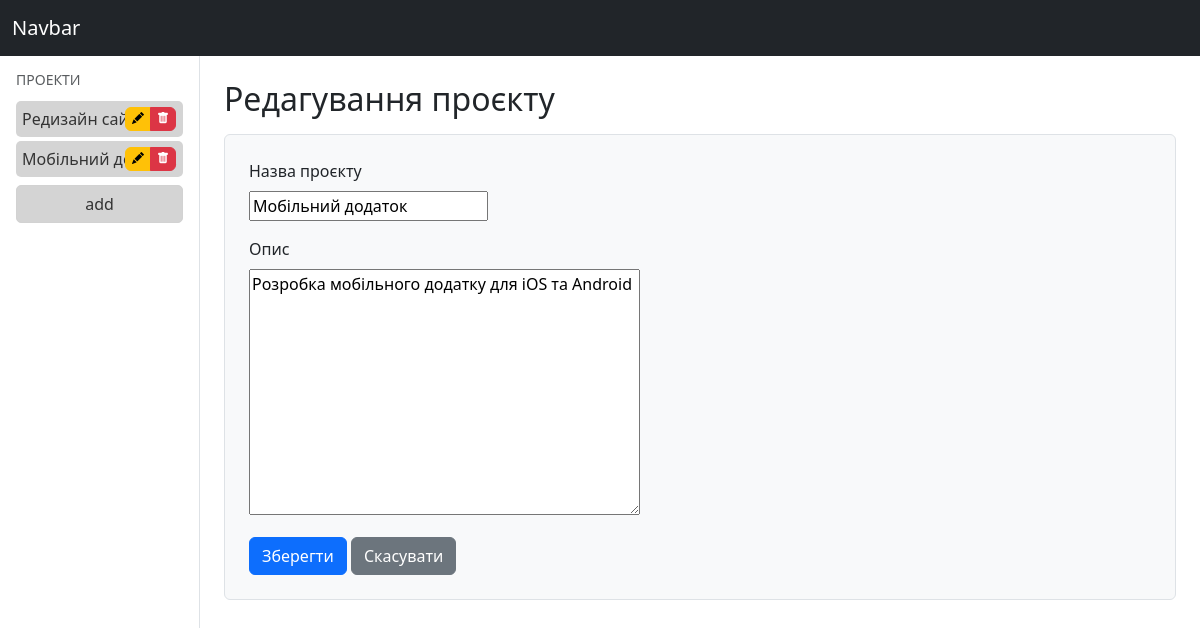
/edit_project/10, run on the app's committed database.
### tasks/models.py (models this page shows, shortened)
class Project(models.Model):
    name = models.CharField(max_length=255)
    description = models.TextField(blank=True, null=True)

### tasks/views.py (the view)
# urls.py: path("edit_project/<int:id>", views.edit_project),
def edit_project(request, id):
        try:
            project = Project.objects.get(id=id)
        except Project.DoesNotExist:
            return redirect("home")
        form = ProjectForm(instance=project)
        if request.method == "POST":
            form = ProjectForm(request.POST, instance=project)
            if form.is_valid():
                form.save()
                return redirect("home")
        projects = Project.objects.all()
        return render(request, "edit_project.html", {"form": form, "projects": projects})

### tasks/forms.py
class ProjectForm(forms.ModelForm):
    class Meta:
        model = Project
        fields = ["name", "description"]

### tasks/templates/edit_project.html (shortened to what this page needs)
{% extends "_layout.html" %}
{% block content %}
<div class="container mt-4">
    <h2 class="mb-3">Редагування проєкту</h2>
    <form method="post" class="border p-4 rounded bg-light">
        <div class="mb-3">
            <label for="{{ form.name.id_for_label }}" class="form-label d-block">Назва проєкту</label>
            {{ form.name }}
        </div>
        <div class="mb-3">
            <label for="{{ form.description.id_for_label }}" class="form-label d-block">Опис</label>
            {{ form.description }}
        </div>
        <button type="submit" class="btn btn-primary">Зберегти</button>
        <a href="/" class="btn btn-secondary">Скасувати</a>
    </form>
</div>
{% endblock %}

### tasks/templates/_layout.html (shortened to what this page needs)
<!DOCTYPE html>
<html lang="en">
<head>
    <link href="https://cdn.jsdelivr.net/npm/bootstrap@5.3.0/dist/css/bootstrap.min.css" rel="stylesheet">
    <link href="https://cdn.jsdelivr.net/npm/bootstrap-icons/font/bootstrap-icons.css" rel="stylesheet">
</head>
<body>
    <nav class="navbar navbar-dark bg-dark">
        <div class="container-fluid">
            <a class="navbar-brand" href="/">Navbar</a>
        </div>
    </nav>
    <div class="container-fluid">
        <div class="row">
            {% block sidebar %}
                <div class="col-md-3 col-lg-2 sidebar vh-100 p-3 border-end">
                    <h6 class="text-uppercase text-muted small">Проекти</h6>
                    <ul class="nav flex-column">
                        {% for project in projects %}
                            <li class="nav-item d-flex align-items-center mt-1 position-relative">
                                <a class="nav-link project-link flex-grow-1" href="/tasks/{{project.id}}">{{ project.name }}</a>
                                <div class="btn-group position-absolute end-0 top-50 translate-middle-y" style="margin-right: 7px;">
                                    <a href="/edit_project/{{project.id}}" class="btn btn-warning" style="font-size: 0.75rem; padding: 2px 6px;">
                                        <i class="bi bi-pencil-fill"></i>
                                    </a>
                                    <a href="/delete_project/{{project.id}}" class="btn btn-danger" style="font-size: 0.75rem; padding: 2px 6px;">
                                        <i class="bi bi-trash-fill"></i>
                                    </a>
                                </div>
                            </li>
                        {% endfor %}
                    </ul>
                    <a href="/create_project"  class="btn project-btn w-100 mt-2">add</a>
                </div>
            {% endblock %}
            <main class="col-md-9 col-lg-10 ms-sm-auto">
                {% block content %}
                {% endblock %}
            </main>
        </div>
    </div>
</body>
</html>

### tasks/templates/_layout.html (style rules this page uses)
.project-link, .project-btn { color: #333; background-color: #d4d4d4; padding: 6px; border-radius: 5px; transition: background-color 0.2s, color 0.2s; text-decoration: none; }
.project-btn { border: 1px solid #d2d2d2; }

### data on the page
Project: name "Редизайн сайту"
Project: name "Мобільний додаток", description "Розробка мобільного додатку для iOS та Android"
